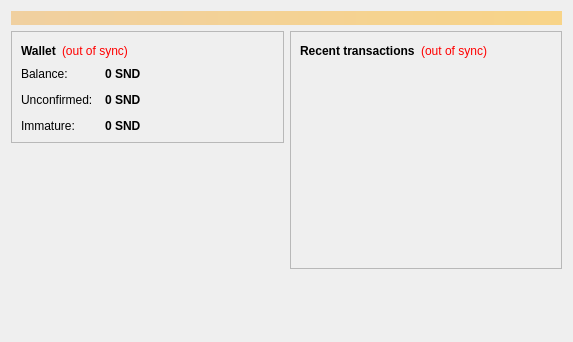
<?xml version="1.0" encoding="UTF-8"?>
<ui version="4.0">
 <class>OverviewPage</class>
 <widget class="QWidget" name="OverviewPage">
  <property name="geometry">
   <rect>
    <x>0</x>
    <y>0</y>
    <width>573</width>
    <height>342</height>
   </rect>
  </property>
  <property name="windowTitle">
   <string>Form</string>
  </property>
  <layout class="QVBoxLayout" name="topLayout">
   <item>
    <widget class="QLabel" name="labelAlerts">
     <property name="visible">
      <bool>false</bool>
     </property>
     <property name="styleSheet">
      <string notr="true">background-color: qlineargradient(x1: 0, y1: 0, x2: 1, y2: 0, stop:0 #F0D0A0, stop:1 #F8D488); color:#000000;</string>
     </property>
     <property name="wordWrap">
      <bool>true</bool>
     </property>
     <property name="margin">
      <number>3</number>
     </property>
    </widget>
   </item>
   <item>
    <layout class="QHBoxLayout" name="horizontalLayout" stretch="1,1">
     <item>
      <layout class="QVBoxLayout" name="verticalLayout_2">
       <item>
        <widget class="QFrame" name="frame">
         <property name="frameShape">
          <enum>QFrame::StyledPanel</enum>
         </property>
         <property name="frameShadow">
          <enum>QFrame::Raised</enum>
         </property>
         <layout class="QVBoxLayout" name="verticalLayout_4">
          <item>
           <layout class="QHBoxLayout" name="horizontalLayout_4">
            <item>
             <widget class="QLabel" name="label_5">
              <property name="font">
               <font>
                <weight>75</weight>
                <bold>true</bold>
               </font>
              </property>
              <property name="text">
               <string>Wallet</string>
              </property>
             </widget>
            </item>
            <item>
             <widget class="QLabel" name="labelWalletStatus">
              <property name="toolTip">
               <string>The displayed information may be out of date. Your wallet automatically synchronizes with the BitBlock network after a connection is established, but this process has not completed yet.</string>
              </property>
              <property name="styleSheet">
               <string notr="true">QLabel { color: red; }</string>
              </property>
              <property name="text">
               <string notr="true">(out of sync)</string>
              </property>
              <property name="alignment">
               <set>Qt::AlignLeading|Qt::AlignLeft|Qt::AlignVCenter</set>
              </property>
             </widget>
            </item>
            <item>
             <spacer name="horizontalSpacer_2">
              <property name="orientation">
               <enum>Qt::Horizontal</enum>
              </property>
              <property name="sizeHint" stdset="0">
               <size>
                <width>40</width>
                <height>20</height>
               </size>
              </property>
             </spacer>
            </item>
           </layout>
          </item>
          <item>
           <layout class="QFormLayout" name="formLayout_2">
            <property name="fieldGrowthPolicy">
             <enum>QFormLayout::AllNonFixedFieldsGrow</enum>
            </property>
            <property name="horizontalSpacing">
             <number>12</number>
            </property>
            <property name="verticalSpacing">
             <number>12</number>
            </property>
            <item row="0" column="0">
             <widget class="QLabel" name="label">
              <property name="text">
               <string>Balance:</string>
              </property>
             </widget>
            </item>
            <item row="0" column="1">
             <widget class="QLabel" name="labelBalance">
              <property name="font">
               <font>
                <weight>75</weight>
                <bold>true</bold>
               </font>
              </property>
              <property name="cursor">
               <cursorShape>IBeamCursor</cursorShape>
              </property>
              <property name="toolTip">
               <string>Your current balance</string>
              </property>
              <property name="text">
               <string notr="true">0 SND</string>
              </property>
              <property name="textInteractionFlags">
               <set>Qt::LinksAccessibleByMouse|Qt::TextSelectableByKeyboard|Qt::TextSelectableByMouse</set>
              </property>
             </widget>
            </item>
            <item row="1" column="0">
             <widget class="QLabel" name="label_3">
              <property name="text">
               <string>Unconfirmed:</string>
              </property>
             </widget>
            </item>
            <item row="1" column="1">
             <widget class="QLabel" name="labelUnconfirmed">
              <property name="font">
               <font>
                <weight>75</weight>
                <bold>true</bold>
               </font>
              </property>
              <property name="cursor">
               <cursorShape>IBeamCursor</cursorShape>
              </property>
              <property name="toolTip">
               <string>Total of transactions that have yet to be confirmed, and do not yet count toward the current balance</string>
              </property>
              <property name="text">
               <string notr="true">0 SND</string>
              </property>
              <property name="textInteractionFlags">
               <set>Qt::LinksAccessibleByMouse|Qt::TextSelectableByKeyboard|Qt::TextSelectableByMouse</set>
              </property>
             </widget>
            </item>
            <item row="2" column="0">
             <widget class="QLabel" name="labelImmatureText">
              <property name="text">
               <string>Immature:</string>
              </property>
             </widget>
            </item>
            <item row="2" column="1">
             <widget class="QLabel" name="labelImmature">
              <property name="font">
               <font>
                <weight>75</weight>
                <bold>true</bold>
               </font>
              </property>
              <property name="toolTip">
               <string>Mined balance that has not yet matured</string>
              </property>
              <property name="text">
               <string notr="true">0 SND</string>
              </property>
              <property name="textInteractionFlags">
               <set>Qt::LinksAccessibleByMouse|Qt::TextSelectableByKeyboard|Qt::TextSelectableByMouse</set>
              </property>
             </widget>
            </item>
           </layout>
          </item>
         </layout>
        </widget>
       </item>
       <item>
        <spacer name="verticalSpacer">
         <property name="orientation">
          <enum>Qt::Vertical</enum>
         </property>
         <property name="sizeHint" stdset="0">
          <size>
           <width>20</width>
           <height>40</height>
          </size>
         </property>
        </spacer>
       </item>
      </layout>
     </item>
     <item>
      <layout class="QVBoxLayout" name="verticalLayout_3">
       <item>
        <widget class="QFrame" name="frame_2">
         <property name="frameShape">
          <enum>QFrame::StyledPanel</enum>
         </property>
         <property name="frameShadow">
          <enum>QFrame::Raised</enum>
         </property>
         <layout class="QVBoxLayout" name="verticalLayout">
          <item>
           <layout class="QHBoxLayout" name="horizontalLayout_2">
            <item>
             <widget class="QLabel" name="label_4">
              <property name="text">
               <string>&lt;b&gt;Recent transactions&lt;/b&gt;</string>
              </property>
             </widget>
            </item>
            <item>
             <widget class="QLabel" name="labelTransactionsStatus">
              <property name="toolTip">
               <string>The displayed information may be out of date. Your wallet automatically synchronizes with the BitBlock network after a connection is established, but this process has not completed yet.</string>
              </property>
              <property name="styleSheet">
               <string notr="true">QLabel { color: red; }</string>
              </property>
              <property name="text">
               <string notr="true">(out of sync)</string>
              </property>
              <property name="alignment">
               <set>Qt::AlignRight|Qt::AlignTrailing|Qt::AlignVCenter</set>
              </property>
             </widget>
            </item>
            <item>
             <spacer name="horizontalSpacer">
              <property name="orientation">
               <enum>Qt::Horizontal</enum>
              </property>
              <property name="sizeHint" stdset="0">
               <size>
                <width>40</width>
                <height>20</height>
               </size>
              </property>
             </spacer>
            </item>
           </layout>
          </item>
          <item>
           <widget class="QListView" name="listTransactions">
            <property name="styleSheet">
             <string notr="true">QListView { background: transparent; }</string>
            </property>
            <property name="frameShape">
             <enum>QFrame::NoFrame</enum>
            </property>
            <property name="verticalScrollBarPolicy">
             <enum>Qt::ScrollBarAlwaysOff</enum>
            </property>
            <property name="horizontalScrollBarPolicy">
             <enum>Qt::ScrollBarAlwaysOff</enum>
            </property>
            <property name="selectionMode">
             <enum>QAbstractItemView::NoSelection</enum>
            </property>
           </widget>
          </item>
         </layout>
        </widget>
       </item>
       <item>
        <spacer name="verticalSpacer_2">
         <property name="orientation">
          <enum>Qt::Vertical</enum>
         </property>
         <property name="sizeHint" stdset="0">
          <size>
           <width>20</width>
           <height>40</height>
          </size>
         </property>
        </spacer>
       </item>
      </layout>
     </item>
    </layout>
   </item>
  </layout>
 </widget>
 <resources/>
 <connections/>
</ui>
